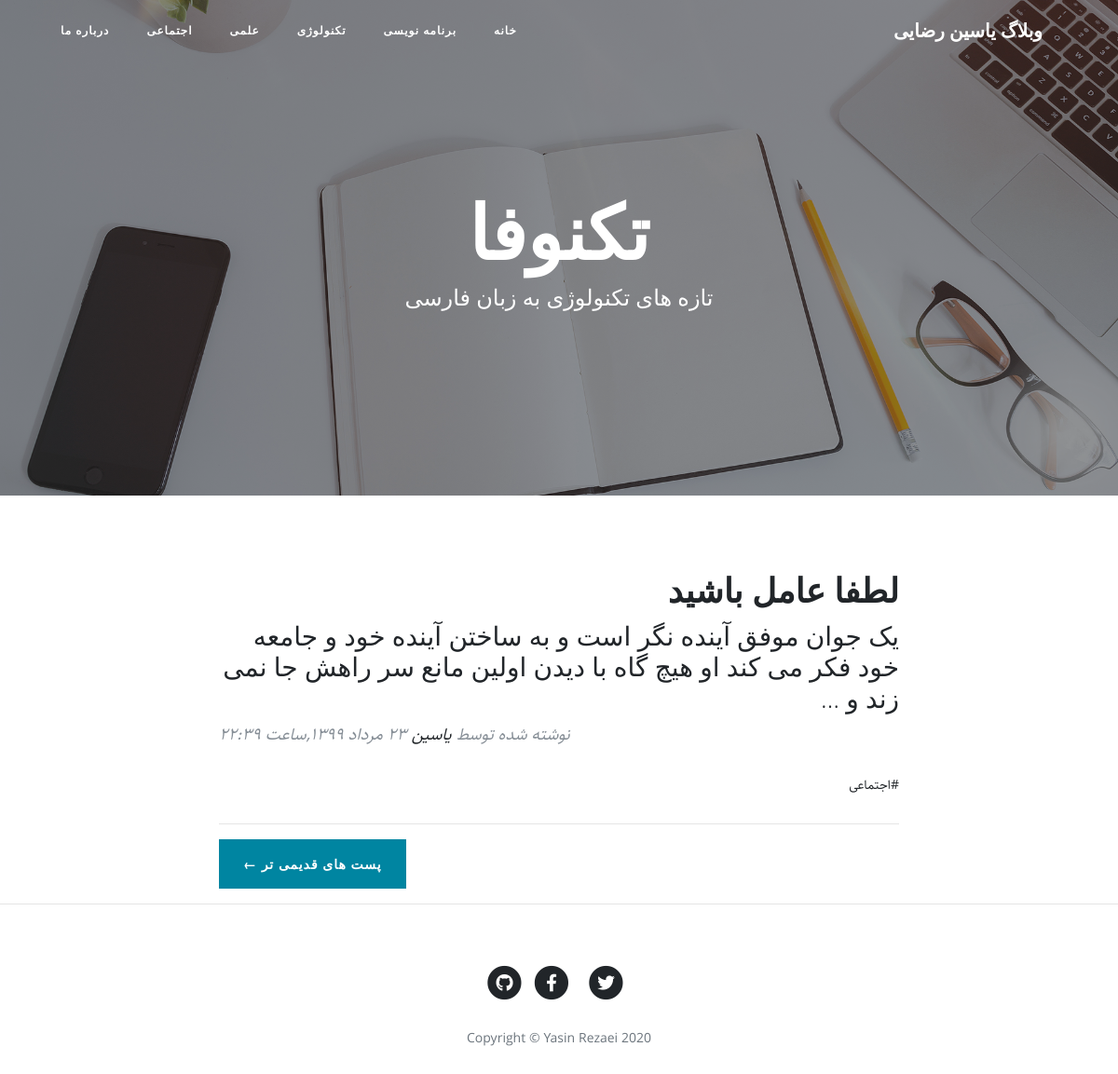
/category/social, run on an earlier commit of the app's database.
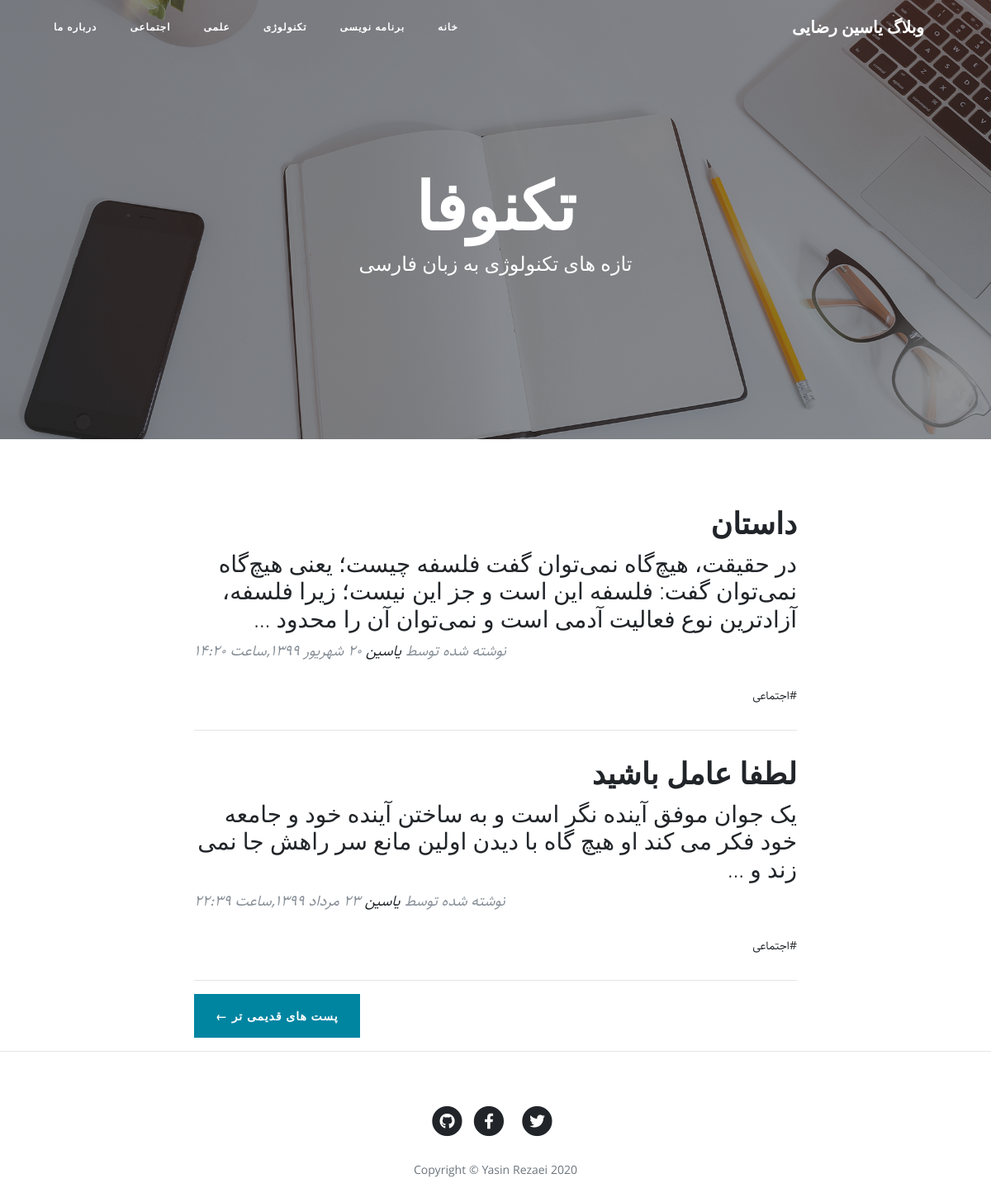
And on a later commit of the database.
### blog/models.py (models this page shows, shortened)
class Category(models.Model):
    title=models.CharField(max_length=100,verbose_name="عنوان دسته بندی")
    slug=models.SlugField(max_length=100,unique=True,verbose_name="آدرس دسته بندی")
    status=models.BooleanField(default=True,verbose_name="آیا نمایش داده شود؟")
    position=models.IntegerField(verbose_name="پوزیشن")
    class Meta:
        verbose_name="دسته بندی"
        verbose_name_plural="دسته بندی ها"
        ordering=['position']

class Article(models.Model):
    STATUS_CHOICES=(
        ('d','پیش نویس'),
        ('p','منتشر شده'),
    )
    title=models.CharField(max_length=100,verbose_name="عنوان مقاله")
    slug=models.SlugField(max_length=100,unique=True,verbose_name="آدرس مقاله")
    writer=models.ManyToManyField(Writer,verbose_name="نویسنده")
    category=models.ManyToManyField(Category,verbose_name="دسته بندی",related_name="articles")
    description=models.TextField(verbose_name="محتوا")
    thumbnail=models.ImageField(upload_to="images",verbose_name="تصویر")
    publish=models.DateTimeField(default=timezone.now,verbose_name="زمان انتشار")
    created=models.DateTimeField(auto_now_add=True)
    updated=models.DateTimeField(auto_now=True)
    status=models.CharField(max_length=1,choices=STATUS_CHOICES,verbose_name="وضعیت")
    class Meta:
        verbose_name="مقاله"
        verbose_name_plural="مقالات"
        ordering=['-publish']
    def jpublish(self):
        return jalali_converter(self.publish)
    jpublish.short_description="زمان انتشار"
    def category_published(self):
        return self.category.filter(status=True)

### blog/views.py (the view)
# urls.py: path('category/<slug:slug>',category,name="category"),
def category(request,slug):
    context={
        "category":get_object_or_404(Category,slug=slug,status=True)
        }
    return render(request,"blog/category.html",context)

### blog/templatetags/base_tags.py (called while the page is built)
@register.simple_tag
def title():
    return "وبلاگ یاسین رضایی"

@register.inclusion_tag("blog/partials/category_navbar.html")
def category_navbar():
    return {
        "category":Category.objects.filter(status=True)
    }

### extensions/jalali.py (called while the page is built)
    def persian_tuple(self):
        return self.persian_year, self.persian_month, self.persian_day

### extensions/utils.py (called while the page is built)
def persian_numbers_converter(Str):
    numbers={
        "0":"۰",
        "1":"۱",
        "2":"۲",
        "3":"۳",
        "4":"۴",
        "5":"۵",
        "6":"۶",
        "7":"۷",
        "8":"۸",
        "9":"۹"
    }
    for e,p in numbers.items():
        Str=Str.replace(e,p)
    return Str

def jalali_converter(time):
    jmonth=[
        "فروردین"
        ,"اردیبهشت"
        ,"خرداد"
        ,"تیر"
        ,"مرداد"
        ,"شهریور"
        ,"مهر"
        ,"آبان"
        ,"آذر"
        ,"دی"
        ,"بهمن"
        ,"اسفند"
    ]
    time=timezone.localtime(time)
    time_to_str="{},{},{}".format(time.year,time.month,time.day)
    time_to_tuple=jalali.Gregorian(time_to_str).persian_tuple()
    time_to_list=list(time_to_tuple)
    for index,month in enumerate(jmonth):
        if time_to_list[1]==index+1:
            time_to_list[1]=month
            break
    output="{} {} {},ساعت {}:{}".format(
        time_to_list[2],
        time_to_list[1],
        time_to_list[0],
        time.hour,
        time.minute,
    )
    return persian_numbers_converter(output)

### blog/templates/blog/category.html
{%extends 'blog/base.html'%}
{%load static%}
{%block main%}
  <header class="masthead" style="background-image: url('{%static 'blog/img/home-bg.jpg' %}')">
    <div class="overlay"></div>
    <div class="container">
      <div class="row">
        <div class="col-lg-8 col-md-10 mx-auto">
          <div class="site-heading">
            <h1>تکنوفا</h1>
            <span class="subheading">تازه های تکنولوژی به زبان فارسی</span>
          </div>
        </div>
      </div>
    </div>
  </header>
  <div class="container">
    <div class="row">
      <div class="col-lg-8 col-md-10 mx-auto">
      {%for article in category.articles.all%}
        <div class="post-preview">
          <a href="{%url 'blog:detail' article.slug%}">
            <h2 class="post-title">
              {{article.title}}
            </h2>
            <h3 class="post-subtitle">
              {{article.description|truncatewords:30}}
            </h3>
          </a>
          <p class="post-meta">نوشته شده توسط
            <a href="#">یاسین</a>
            {{article.jpublish}}</p>
            <div>
              {%for cat in article.category_published.all%}
                    <p>#{{cat.title}}</p>
              {%endfor%}
            </div>
        </div>
        <hr>
      {%endfor%}
        <div class="clearfix pagger-botton">
          <a class="btn btn-primary float-right" href="#">پست های قدیمی تر &larr;</a>
        </div>
      </div>
    </div>
  </div>
  <hr>
{%endblock%}

### blog/templates/blog/base.html (shortened to what this page needs)
{%load static%}
{%load base_tags%}
<!DOCTYPE html>
<html lang="en">
<head>
  <link href="{%static 'blog/vendor/bootstrap/css/bootstrap.min.css'%}" rel="stylesheet">
  <link href="{%static 'blog/vendor/fontawesome-free/css/all.min.css'%}" rel="stylesheet" type="text/css">
  <link href="{%static 'blog/css/clean-blog.min.css'%}" rel="stylesheet">
  <link href="{%static 'blog/css/rtl.css'%}" rel="stylesheet">
</head>
<body>
  <nav class="navbar navbar-expand-lg navbar-light fixed-top" id="mainNav">
    <div class="container">
      <a class="navbar-brand" href="{%url 'blog:home'%}">{%title%}</a>
      {%category_navbar%}
    </div>
  </nav>
  {%block main%}
  {%endblock%}
  <footer>
    <div class="container">
      <div class="row">
        <div class="col-lg-8 col-md-10 mx-auto">
          <ul class="list-inline text-center">
            <li class="list-inline-item">
              <a href="#">
                <span class="fa-stack fa-lg">
                  <i class="fas fa-circle fa-stack-2x"></i>
                  <i class="fab fa-twitter fa-stack-1x fa-inverse"></i>
                </span>
              </a>
            </li>
            <li class="list-inline-item">
              <a href="#">
                <span class="fa-stack fa-lg">
                  <i class="fas fa-circle fa-stack-2x"></i>
                  <i class="fab fa-facebook-f fa-stack-1x fa-inverse"></i>
                </span>
              </a>
            </li>
            <li class="list-inline-item">
              <a href="#">
                <span class="fa-stack fa-lg">
                  <i class="fas fa-circle fa-stack-2x"></i>
                  <i class="fab fa-github fa-stack-1x fa-inverse"></i>
                </span>
              </a>
            </li>
          </ul>
          <p class="copyright text-muted">Copyright &copy; Yasin Rezaei 2020</p>
        </div>
      </div>
    </div>
  </footer>
</body>
</html>

### blog/templates/blog/partials/category_navbar.html
<div class="collapse navbar-collapse" id="navbarResponsive">
    <ul class="navbar-nav ml-auto">
      <li class="nav-item">
        <a class="nav-link" href="{%url 'blog:home'%}">خانه</a>
      </li>
      {%for cat in category %}
        <li class="nav-item">
          <a class="nav-link" href="{%url 'blog:category' cat.slug %}">{{cat.title}}</a>
        </li>
      {%endfor%}
      <li class="nav-item">
        <a class="nav-link" href="{%url 'blog:about'%}">درباره ما</a>
      </li>
    </ul>
  </div>

### blog/static/blog/css/rtl.css (style rules this page uses)
body { direction: rtl; text-align: right; font-family: "Sahel"; font-size: 14px; }
.navbar-nav { margin-left: initial !important; margin-right: auto; }
.post-meta { text-align: left; }
.pagger-botton { float: left !important; }

What changed in the data, as far as the page shows it:
added Article: title "داستان", description "در حقیقت، هیچ‌گاه نمی‌توان گفت فلسفه چیست؛ یعنی هیچ‌گاه نمی‌توان گفت: فلسفه این است و جز این نیست؛ زیرا فلسفه، آزادترین نوع فعالیت آدمی است و نمی‌توان آن را محدود …", jpublish "۲۰ شهریور ۱۳۹۹,ساعت ۱۴:۲۰", Category (title "اجتماعی")
